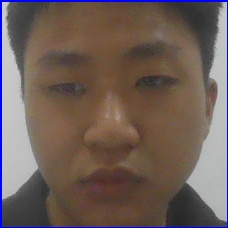
#> input picture data/user.1.103.jpg, 228 x 228 px; its folder holds 4 pictures in this run
$ python classifier.py
#> lines starting #> are read from the running program, lines starting #| are printed output that depends on the picture
#File: classifier.py
#Desciption: Train anh cho model haar cascade roi xuat ra file classifier.xml
import numpy as np
from PIL import  Image
import os, cv2

# Method to train custom classifier to recognize face
def train_classifer(data_dir):
    """
    Train clf de nhan ra khuon mat cua user
    :param data_dir: thu muc luu
    :return: file xml
    """
#> called with data_dir = 'data'
    # Doc tat ca anh tu thu muc data
    path = [os.path.join(data_dir, f) for f in os.listdir(data_dir)]
    faces = []
    ids = []

    # Luu anh duoi dang numpy va id cua user = index cua imageNP
    for image in path:
        img = Image.open(image).convert('L')
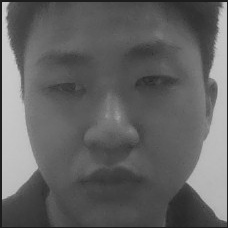
#> img: PIL image 228x228 L; min 24, max 207, mean 98.5
        imageNp = np.array(img, 'uint8')
        id = int(os.path.split(image)[1].split(".")[1])

        faces.append(imageNp)
        ids.append(id)
#> pass 2 of the loop in train_classifer, `for image in path:`:
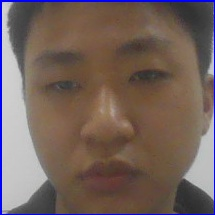
#> input picture data/user.1.118.jpg, 215 x 215 px
#> in train_classifer, `img = Image.open(image).convert('L')`:
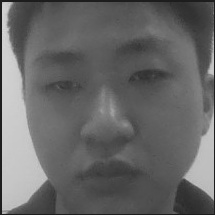
#> img: PIL image 215x215 L; min 25, max 217, mean 102.8
#> pass 3 of the loop in train_classifer, `for image in path:`:
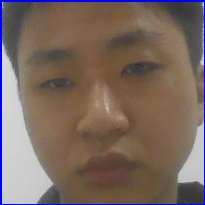
#> input picture data/user.1.141.jpg, 205 x 205 px
#> in train_classifer, `img = Image.open(image).convert('L')`:
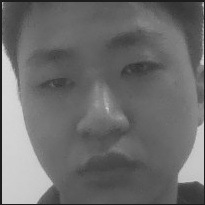
#> img: PIL image 205x205 L; min 25, max 219, mean 108.7
#> the loop made 4 passes; the first 3 are shown

    ids = np.array(ids)

    # Train va xuat ra file
    clf = cv2.face.LBPHFaceRecognizer_create()
    clf.train(faces, ids)
    clf.write("classifier.xml")

def main():
    train_classifer("data")

if __name__ == "__main__":
    main()
